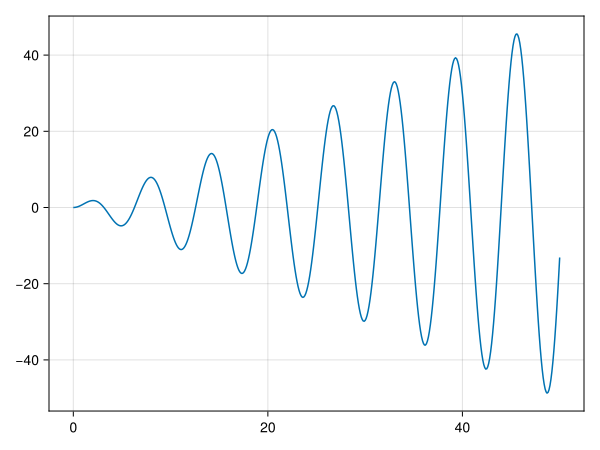

Generate this figure with Julia:
using CairoMakie

fig = lines(0:0.1:50, x -> x*sin(x))

save("./makie.svg", fig)